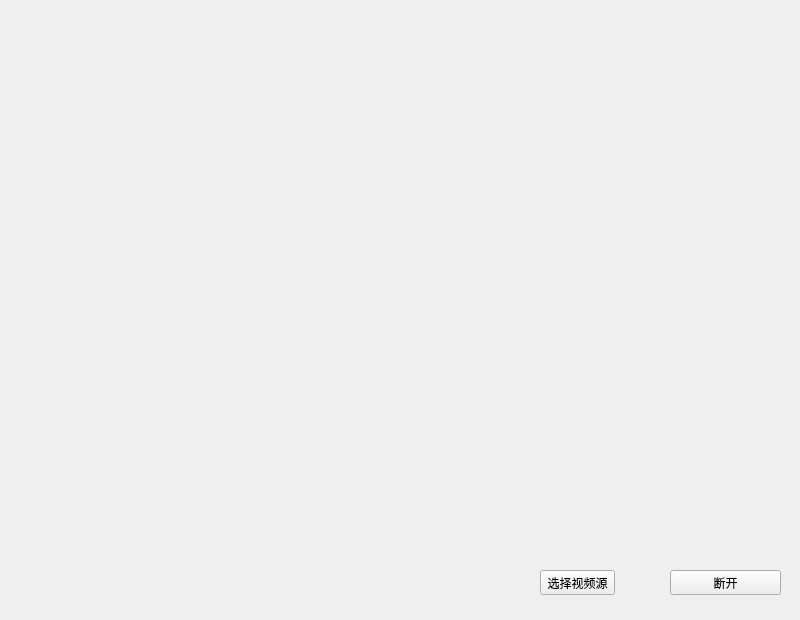
<?xml version="1.0" encoding="UTF-8"?>
<ui version="4.0">
 <class>MainWindow</class>
 <widget class="QMainWindow" name="MainWindow">
  <property name="geometry">
   <rect>
    <x>0</x>
    <y>0</y>
    <width>800</width>
    <height>620</height>
   </rect>
  </property>
  <property name="minimumSize">
   <size>
    <width>800</width>
    <height>620</height>
   </size>
  </property>
  <property name="maximumSize">
   <size>
    <width>800</width>
    <height>620</height>
   </size>
  </property>
  <property name="windowTitle">
   <string>MainWindow</string>
  </property>
  <widget class="QWidget" name="centralwidget">
   <widget class="QPushButton" name="disconnectBtn">
    <property name="geometry">
     <rect>
      <x>670</x>
      <y>570</y>
      <width>111</width>
      <height>25</height>
     </rect>
    </property>
    <property name="text">
     <string>断开</string>
    </property>
   </widget>
   <widget class="QWidget" name="layoutWidget">
    <property name="geometry">
     <rect>
      <x>0</x>
      <y>0</y>
      <width>801</width>
      <height>561</height>
     </rect>
    </property>
    <layout class="QGridLayout" name="gridLayout">
     <property name="spacing">
      <number>2</number>
     </property>
     <item row="0" column="0">
      <widget class="VideoWidget" name="video_1" native="true">
       <property name="enabled">
        <bool>true</bool>
       </property>
      </widget>
     </item>
     <item row="1" column="0">
      <widget class="VideoWidget" name="video_3" native="true"/>
     </item>
     <item row="1" column="1">
      <widget class="VideoWidget" name="video_4" native="true"/>
     </item>
     <item row="0" column="1">
      <widget class="VideoWidget" name="video_2" native="true"/>
     </item>
    </layout>
   </widget>
   <widget class="QPushButton" name="VideoStreamBtn">
    <property name="geometry">
     <rect>
      <x>540</x>
      <y>570</y>
      <width>75</width>
      <height>25</height>
     </rect>
    </property>
    <property name="text">
     <string>选择视频源</string>
    </property>
    <property name="checkable">
     <bool>true</bool>
    </property>
    <property name="checked">
     <bool>false</bool>
    </property>
   </widget>
   <widget class="QLabel" name="fileLabel">
    <property name="geometry">
     <rect>
      <x>130</x>
      <y>570</y>
      <width>391</width>
      <height>25</height>
     </rect>
    </property>
    <property name="text">
     <string/>
    </property>
   </widget>
  </widget>
 </widget>
 <customwidgets>
  <customwidget>
   <class>VideoWidget</class>
   <extends>QWidget</extends>
   <header location="global">../../videowidget.h</header>
   <container>1</container>
  </customwidget>
 </customwidgets>
 <resources/>
 <connections/>
</ui>
